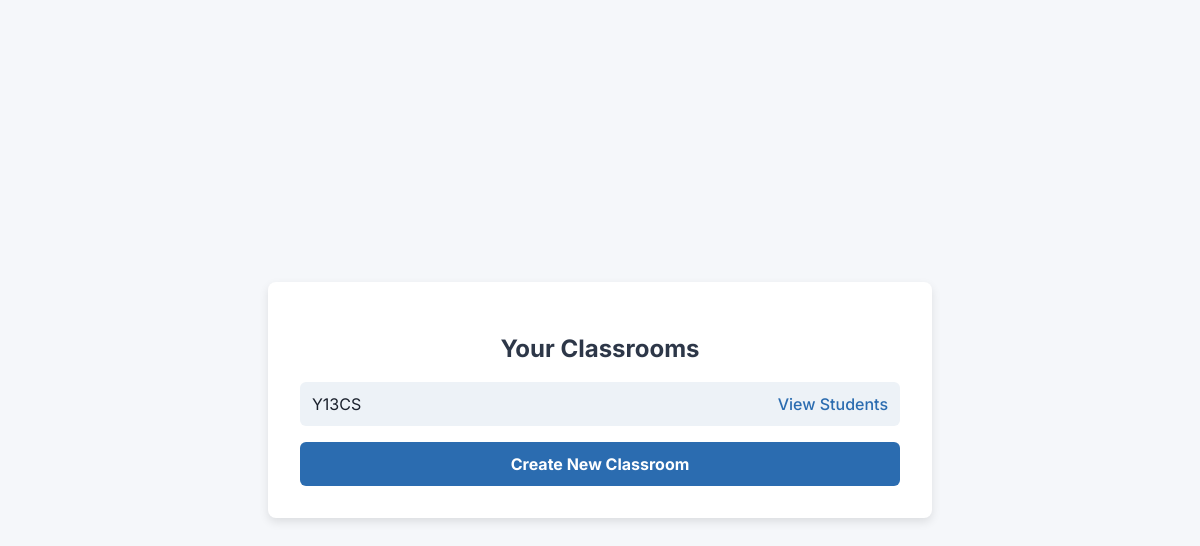
Before: /manage_classrooms (signed in) with the older database file.
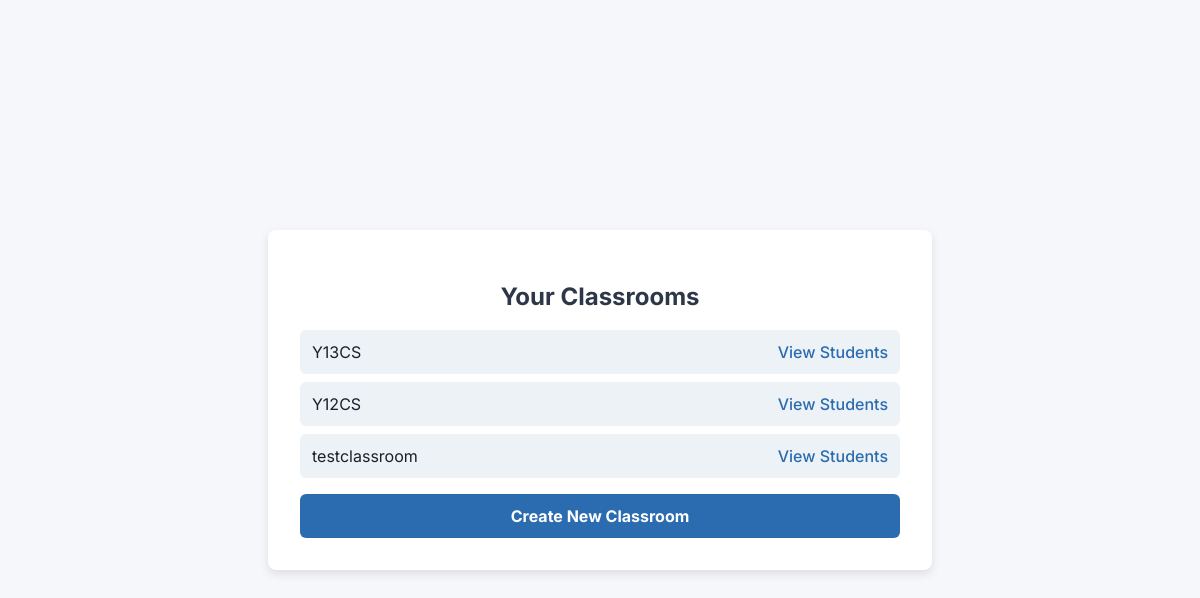
After: the same page with the newer database file.
### tables this page shows
CREATE TABLE classrooms (
        id INTEGER PRIMARY KEY AUTOINCREMENT,
        name TEXT NOT NULL,
        teacher_id INTEGER,
        FOREIGN KEY(teacher_id) REFERENCES users(id)
    );

### main.py (the view)
    def manage_classrooms(self):
        if 'logged_in' not in session or session.get('role') != 'teacher':
            return redirect(url_for('login'))
        teacher_id = session['user_id']
        with self.connect_db() as conn:
            cursor = conn.cursor()
            cursor.execute("SELECT * FROM classrooms WHERE teacher_id = ?", (teacher_id,))
            classrooms = cursor.fetchall()
        return render_template('manage_classrooms.html', classrooms=classrooms)

### main.py (called while the page is built)
    def connect_db(self):
        conn = sqlite3.connect(self.db_path)
        conn.row_factory = sqlite3.Row  # Enables dictionary-like access
        return conn

### templates/manage_classrooms.html (shortened to what this page needs)
<!DOCTYPE html>
<html lang="en">
<head>
</head>
<body>
    <div class="container">
        <h2>Your Classrooms</h2>
        <ul>
            {% for classroom in classrooms %}
                <li>
                    {{ classroom.name }}
                    <a href="/classroom/{{ classroom.id }}">View Students</a>
                </li>
            {% endfor %}
        </ul>
        <a href="/create_classroom" class="btn">Create New Classroom</a>
    </div>
</body>
</html>

### templates/manage_classrooms.html (style rules this page uses)
body { font-family: 'Inter', sans-serif; margin: 0; padding: 0; background-color: #f5f7fa; color: #1a202c; display: flex; justify-content: center; align-items: center; flex-direction: column; height: 100vh; }
.container { width: 90%; max-width: 600px; background: #ffffff; padding: 2rem; border-radius: 8px; box-shadow: 0 4px 10px rgba(0, 0, 0, 0.1); }
h2 { text-align: center; color: #2d3748; }
ul { list-style: none; padding: 0; }
li { background: #edf2f7; margin: 0.5rem 0; padding: 0.75rem; border-radius: 6px; display: flex; justify-content: space-between; align-items: center; }
a { text-decoration: none; color: #2b6cb0; font-weight: 500; }
.btn { display: block; text-align: center; margin-top: 1rem; background-color: #2b6cb0; color: white; padding: 0.75rem; border-radius: 6px; text-decoration: none; font-weight: bold; }

Changed rows visible on the page:
added classrooms: name "Y12CS"
added classrooms: name "testclassroom"
